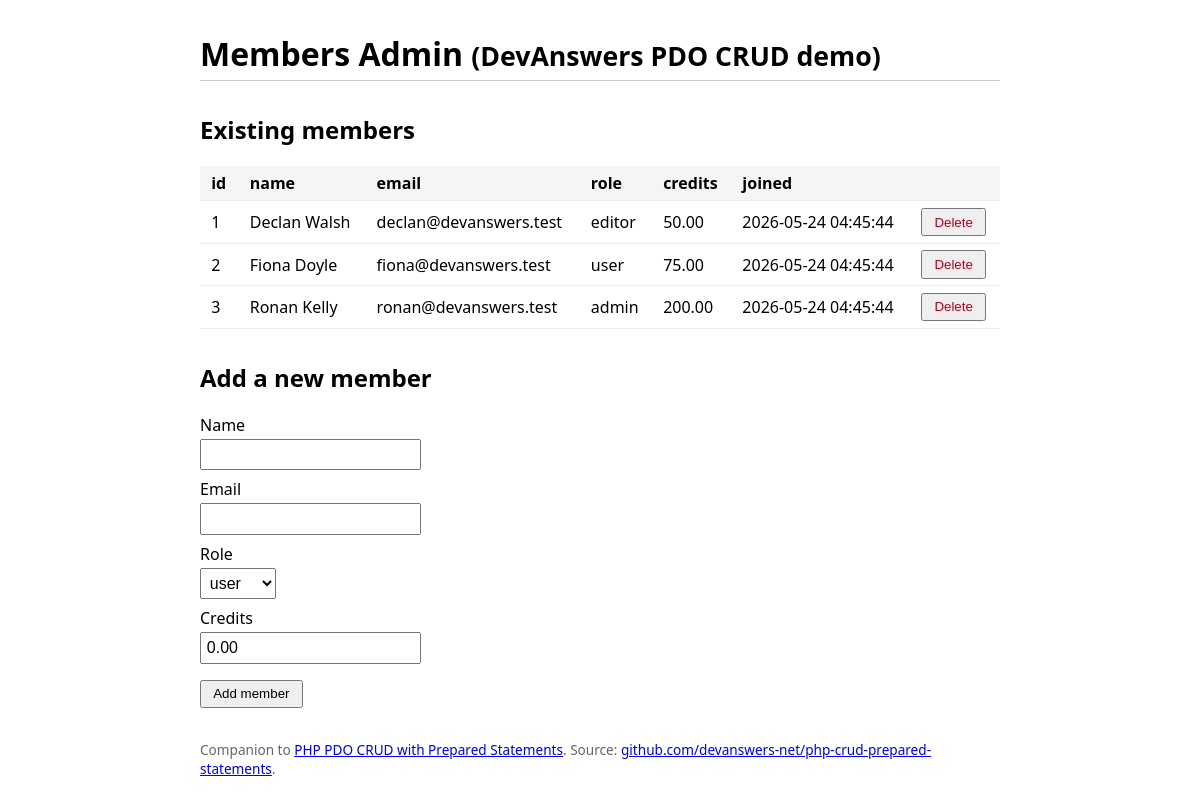
Screenshot of /pdo/index.php with the database file from the repository.
### tables this page shows
CREATE TABLE IF NOT EXISTS members (
    id       INT UNSIGNED AUTO_INCREMENT PRIMARY KEY,
    name     VARCHAR(100) NOT NULL,
    email    VARCHAR(120) NOT NULL UNIQUE,
    role     ENUM('user', 'editor', 'admin') NOT NULL DEFAULT 'user',
    credits  DECIMAL(8,2) NOT NULL DEFAULT 0.00,
    joined   TIMESTAMP DEFAULT CURRENT_TIMESTAMP
);

### pdo/index.php (the view, shortened to what this page needs)
<?php
require __DIR__ . '/connect.php';
$members = $pdo->query(
    'SELECT id, name, email, role, credits, joined FROM members ORDER BY id'
);
function h(string $s): string {
    return htmlspecialchars($s, ENT_QUOTES, 'UTF-8');
}
?>
<!doctype html>
<html lang="en">
<head>
</head>
<body>
<h1>Members Admin <small>(DevAnswers PDO CRUD demo)</small></h1>
<h2>Existing members</h2>
<?php $rows = $members->fetchAll(); ?>
<?php if (count($rows) === 0): ?>
    <p><em>No members yet. Add one below.</em></p>
<?php else: ?>
<table>
    <thead>
        <tr><th>id</th><th>name</th><th>email</th><th>role</th><th>credits</th><th>joined</th><th></th></tr>
    </thead>
    <tbody>
    <?php foreach ($rows as $row): ?>
        <tr>
            <td><?= h((string) $row['id']) ?></td>
            <td><?= h($row['name']) ?></td>
            <td><?= h($row['email']) ?></td>
            <td><?= h($row['role']) ?></td>
            <td><?= h(number_format((float) $row['credits'], 2)) ?></td>
            <td><?= h($row['joined']) ?></td>
            <td>
                <form method="post" class="inline" onsubmit="return confirm('Delete this member?');">
                    <button class="danger" type="submit">Delete</button>
                </form>
            </td>
        </tr>
    <?php endforeach; ?>
    </tbody>
</table>
<?php endif; ?>
<h2>Add a new member</h2>
<form method="post">
    <label for="name">Name</label>
    <input type="text" id="name" name="name" required>
    <label for="email">Email</label>
    <input type="email" id="email" name="email" required>
    <label for="role">Role</label>
    <select id="role" name="role">
        <option value="user">user</option>
    </select>
    <label for="credits">Credits</label>
    <input type="number" id="credits" name="credits" step="0.01" min="0" value="0.00">
    <p><button type="submit">Add member</button></p>
</form>
<p class="source">
    Companion to <a href="https://devanswers.net/php-pdo-crud-prepared-statements/">PHP PDO CRUD with Prepared Statements</a>.
    Source: <a href="https://github.com/devanswers-net/php-crud-prepared-statements">github.com/devanswers-net/php-crud-prepared-statements</a>.
</p>
</body>
</html>

### pdo/index.php (style rules this page uses)
body { font-family: system-ui, sans-serif; max-width: 800px; margin: 2rem auto; padding: 0 1rem; }
h1 { border-bottom: 1px solid #ccc; padding-bottom: 0.3rem; }
h2 { margin-top: 2rem; }
table { border-collapse: collapse; width: 100%; margin: 1rem 0; }
th, td { padding: 0.4rem 0.7rem; text-align: left; border-bottom: 1px solid #eee; }
th { background: #f5f5f5; }
form.inline { display: inline; }
label { display: block; margin: 0.5rem 0 0.2rem; }
input, select { padding: 0.3rem; font-size: 1rem; }
button { padding: 0.3rem 0.7rem; cursor: pointer; }
button.danger { color: #b00020; }
.source { font-size: 0.85rem; color: #666; margin-top: 2rem; }

### rows the page displays
members: id "1", name "Declan Walsh", email "declan@devanswers.test", role "editor", credits "50.00", joined "2026-05-24 04:45:44"
members: id "2", name "Fiona Doyle", email "fiona@devanswers.test", role "user", credits "75.00", joined "2026-05-24 04:45:44"
members: id "3", name "Ronan Kelly", email "ronan@devanswers.test", role "admin", credits "200.00", joined "2026-05-24 04:45:44"
